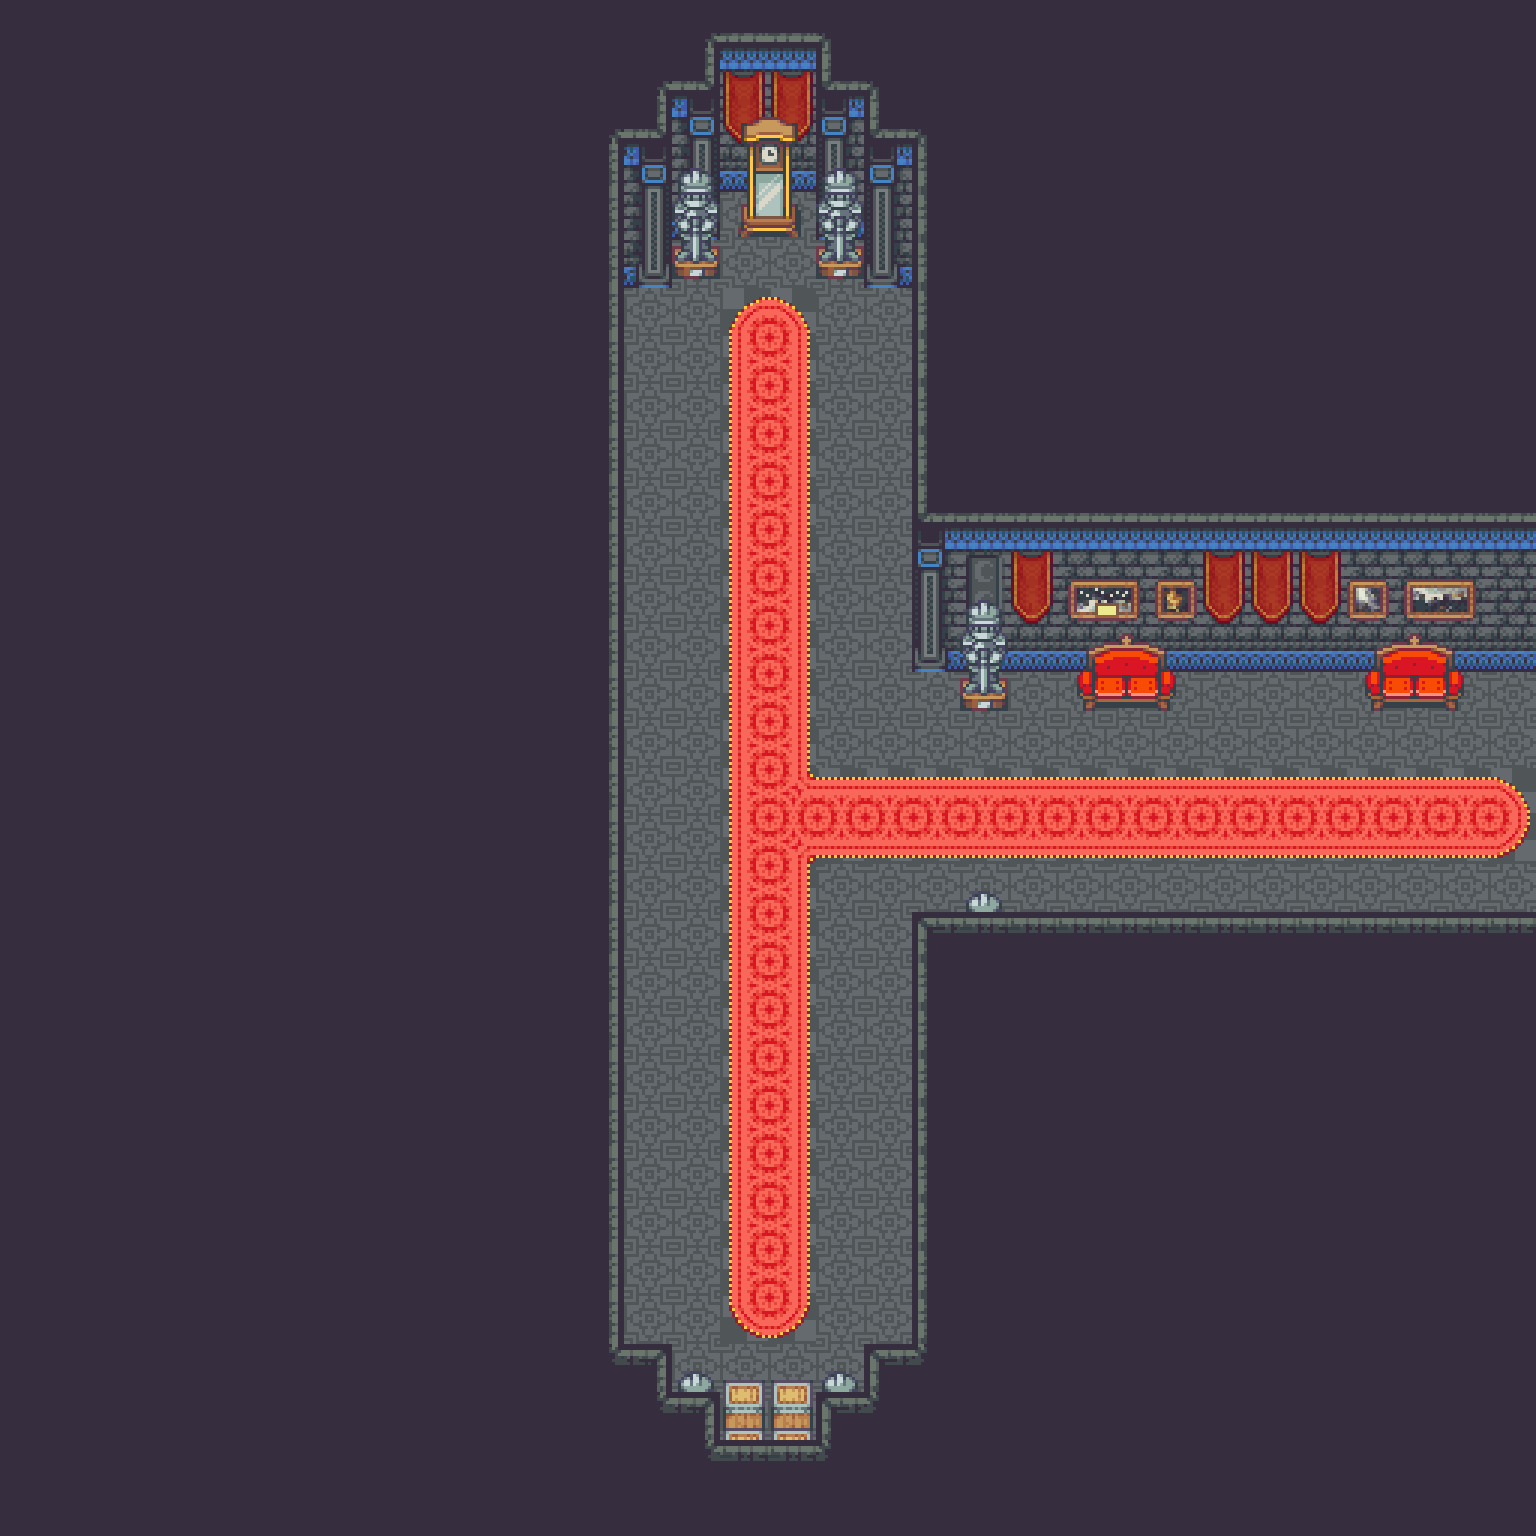

This game map was drawn from its Tiled (.tmx) file and the tilesets committed beside it. A one-line description and the trimmed map source follow:
An orthogonal 32x32 tile map with 48x48 px tiles, 4 tile layers (Ground, Flooring, Furnishing, Ceiling), 4 tilesets and 3 objects.

<map version="1.5" tiledversion="1.7.2" orientation="orthogonal" renderorder="right-down" width="32" height="32" tilewidth="48" tileheight="48" infinite="0" nextlayerid="6" nextobjectid="5">
 <tileset firstgid="1" source="Castle.tsx" />
 <tileset firstgid="1480" source="CastleInterior.tsx" />
 <tileset firstgid="3160" source="CastleObjects.tsx" />
 <tileset firstgid="3416" source="CastleObjects2.tsx" />
 <layer id="2" name="Ground" width="32" height="32">
  <data>[1024 cells, 1024 non-empty, 4 distinct tile ids]</data>
 </layer>
 <layer id="5" name="Flooring" width="32" height="32">
  <data>[1024 cells, 74 non-empty, 10 distinct tile ids]</data>
 </layer>
 <layer id="1" name="Furnishing" width="32" height="32">
  <data>[1024 cells, 833 non-empty, 37 distinct tile ids]</data>
 </layer>
 <layer id="4" name="Ceiling" width="32" height="32">
  <data>[1024 cells, 24 non-empty, 16 distinct tile ids]</data>
 </layer>
 <objectgroup id="3" name="Props">
  <object id="1" gid="235" x="672" y="1392" width="48" height="48">
   <properties>
    <property name="I" value="[ChestSpawn]" />
   </properties>
  </object>
  <object id="3" gid="235" x="864" y="336" width="48" height="48">
   <properties>
    <property name="I" value="[ChestSpawn]" />
   </properties>
  </object>
  <object id="4" gid="235" x="648" y="840" width="48" height="48">
   <properties>
    <property name="S" value="" />
   </properties>
  </object>
 </objectgroup>
</map>
